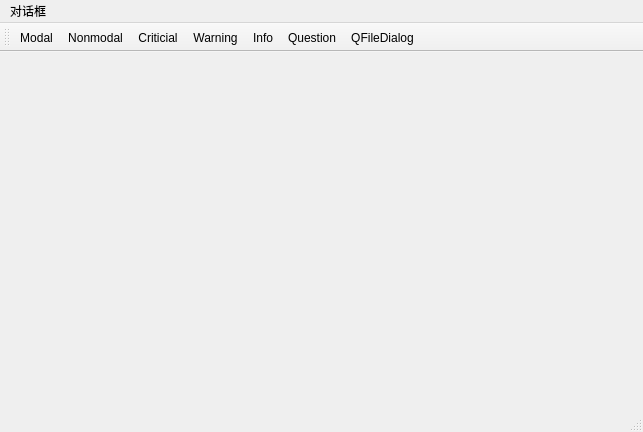
<?xml version="1.0" encoding="UTF-8"?>
<ui version="4.0">
 <class>MainWindow</class>
 <widget class="QMainWindow" name="MainWindow">
  <property name="geometry">
   <rect>
    <x>0</x>
    <y>0</y>
    <width>643</width>
    <height>432</height>
   </rect>
  </property>
  <property name="windowTitle">
   <string>MainWindow</string>
  </property>
  <widget class="QWidget" name="centralWidget"/>
  <widget class="QMenuBar" name="menuBar">
   <property name="geometry">
    <rect>
     <x>0</x>
     <y>0</y>
     <width>643</width>
     <height>26</height>
    </rect>
   </property>
   <widget class="QMenu" name="menu">
    <property name="title">
     <string>对话框</string>
    </property>
    <addaction name="actionModal"/>
    <addaction name="actionNonmodal"/>
    <addaction name="actionCriticial"/>
    <addaction name="actionWarning"/>
    <addaction name="actionInfo"/>
    <addaction name="actionQuestion"/>
    <addaction name="actionQFileDialog"/>
   </widget>
   <addaction name="menu"/>
  </widget>
  <widget class="QToolBar" name="mainToolBar">
   <attribute name="toolBarArea">
    <enum>TopToolBarArea</enum>
   </attribute>
   <attribute name="toolBarBreak">
    <bool>false</bool>
   </attribute>
   <addaction name="actionModal"/>
   <addaction name="actionNonmodal"/>
   <addaction name="actionCriticial"/>
   <addaction name="actionWarning"/>
   <addaction name="actionInfo"/>
   <addaction name="actionQuestion"/>
   <addaction name="actionQFileDialog"/>
  </widget>
  <widget class="QStatusBar" name="statusBar"/>
  <action name="actionModal">
   <property name="text">
    <string>Modal</string>
   </property>
  </action>
  <action name="actionNonmodal">
   <property name="text">
    <string>Nonmodal</string>
   </property>
  </action>
  <action name="actionCriticial">
   <property name="text">
    <string>Criticial</string>
   </property>
  </action>
  <action name="actionWarning">
   <property name="text">
    <string>Warning</string>
   </property>
  </action>
  <action name="actionInfo">
   <property name="text">
    <string>Info</string>
   </property>
  </action>
  <action name="actionQuestion">
   <property name="text">
    <string>Question</string>
   </property>
  </action>
  <action name="actionQFileDialog">
   <property name="text">
    <string>QFileDialog</string>
   </property>
  </action>
 </widget>
 <layoutdefault spacing="6" margin="11"/>
 <resources/>
 <connections/>
</ui>
